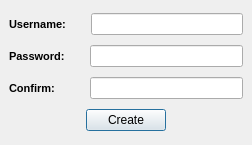
<?xml version="1.0" encoding="UTF-8"?>
<ui version="4.0">
 <class>Dialog</class>
 <widget class="QDialog" name="Dialog">
  <property name="geometry">
   <rect>
    <x>0</x>
    <y>0</y>
    <width>252</width>
    <height>145</height>
   </rect>
  </property>
  <property name="windowTitle">
   <string>Set user</string>
  </property>
  <property name="windowIcon">
   <iconset resource="../../../../Beamlines/sm/stxm_control/stxm_main.qrc">
    <normaloff>:/iconsSmall/icons/small/1318611274_20.ico</normaloff>:/iconsSmall/icons/small/1318611274_20.ico</iconset>
  </property>
  <layout class="QVBoxLayout" name="verticalLayout_3">
   <property name="spacing">
    <number>0</number>
   </property>
   <property name="margin">
    <number>0</number>
   </property>
   <item>
    <widget class="QStackedWidget" name="stackedWidget">
     <property name="currentIndex">
      <number>1</number>
     </property>
     <widget class="QWidget" name="loginPage">
      <layout class="QVBoxLayout" name="verticalLayout_2">
       <item>
        <layout class="QHBoxLayout" name="horizontalLayout">
         <item>
          <widget class="QLabel" name="label">
           <property name="font">
            <font>
             <pointsize>8</pointsize>
             <weight>75</weight>
             <bold>true</bold>
            </font>
           </property>
           <property name="text">
            <string>Username:</string>
           </property>
          </widget>
         </item>
         <item>
          <widget class="QLineEdit" name="userNameFld"/>
         </item>
        </layout>
       </item>
       <item>
        <layout class="QHBoxLayout" name="horizontalLayout_2">
         <item>
          <widget class="QLabel" name="label_2">
           <property name="font">
            <font>
             <pointsize>8</pointsize>
             <weight>75</weight>
             <bold>true</bold>
            </font>
           </property>
           <property name="text">
            <string>Password:</string>
           </property>
          </widget>
         </item>
         <item>
          <widget class="QLineEdit" name="passwordFld">
           <property name="echoMode">
            <enum>QLineEdit::Password</enum>
           </property>
          </widget>
         </item>
        </layout>
       </item>
       <item>
        <widget class="QLabel" name="msgLbl">
         <property name="text">
          <string/>
         </property>
        </widget>
       </item>
       <item>
        <layout class="QHBoxLayout" name="horizontalLayout_3">
         <item>
          <spacer name="horizontalSpacer">
           <property name="orientation">
            <enum>Qt::Horizontal</enum>
           </property>
           <property name="sizeHint" stdset="0">
            <size>
             <width>40</width>
             <height>20</height>
            </size>
           </property>
          </spacer>
         </item>
         <item>
          <widget class="QPushButton" name="loginButton">
           <property name="text">
            <string>Login</string>
           </property>
           <property name="default">
            <bool>true</bool>
           </property>
          </widget>
         </item>
         <item>
          <spacer name="horizontalSpacer_2">
           <property name="orientation">
            <enum>Qt::Horizontal</enum>
           </property>
           <property name="sizeHint" stdset="0">
            <size>
             <width>40</width>
             <height>20</height>
            </size>
           </property>
          </spacer>
         </item>
        </layout>
       </item>
      </layout>
     </widget>
     <widget class="QWidget" name="newUserPage">
      <layout class="QVBoxLayout" name="verticalLayout">
       <item>
        <layout class="QHBoxLayout" name="horizontalLayout_5">
         <item>
          <widget class="QLabel" name="label_4">
           <property name="font">
            <font>
             <pointsize>8</pointsize>
             <weight>75</weight>
             <bold>true</bold>
            </font>
           </property>
           <property name="text">
            <string>Username:</string>
           </property>
          </widget>
         </item>
         <item>
          <widget class="QLineEdit" name="newuserNameFld">
           <property name="maximumSize">
            <size>
             <width>152</width>
             <height>16777215</height>
            </size>
           </property>
          </widget>
         </item>
        </layout>
       </item>
       <item>
        <layout class="QHBoxLayout" name="horizontalLayout_7">
         <item>
          <widget class="QLabel" name="label_5">
           <property name="font">
            <font>
             <pointsize>8</pointsize>
             <weight>75</weight>
             <bold>true</bold>
            </font>
           </property>
           <property name="text">
            <string>Password:</string>
           </property>
          </widget>
         </item>
         <item>
          <widget class="QLineEdit" name="newpasswordFld">
           <property name="maximumSize">
            <size>
             <width>153</width>
             <height>16777215</height>
            </size>
           </property>
           <property name="echoMode">
            <enum>QLineEdit::Password</enum>
           </property>
          </widget>
         </item>
        </layout>
       </item>
       <item>
        <layout class="QHBoxLayout" name="horizontalLayout_4">
         <item>
          <widget class="QLabel" name="label_3">
           <property name="font">
            <font>
             <pointsize>8</pointsize>
             <weight>75</weight>
             <bold>true</bold>
            </font>
           </property>
           <property name="text">
            <string>Confirm:</string>
           </property>
          </widget>
         </item>
         <item>
          <spacer name="horizontalSpacer_5">
           <property name="orientation">
            <enum>Qt::Horizontal</enum>
           </property>
           <property name="sizeHint" stdset="0">
            <size>
             <width>40</width>
             <height>20</height>
            </size>
           </property>
          </spacer>
         </item>
         <item>
          <widget class="QLineEdit" name="confirmpasswordFld">
           <property name="minimumSize">
            <size>
             <width>153</width>
             <height>0</height>
            </size>
           </property>
           <property name="maximumSize">
            <size>
             <width>153</width>
             <height>16777215</height>
            </size>
           </property>
           <property name="echoMode">
            <enum>QLineEdit::Password</enum>
           </property>
          </widget>
         </item>
        </layout>
       </item>
       <item>
        <layout class="QHBoxLayout" name="horizontalLayout_6">
         <item>
          <spacer name="horizontalSpacer_3">
           <property name="orientation">
            <enum>Qt::Horizontal</enum>
           </property>
           <property name="sizeHint" stdset="0">
            <size>
             <width>40</width>
             <height>20</height>
            </size>
           </property>
          </spacer>
         </item>
         <item>
          <widget class="QPushButton" name="createBtn">
           <property name="minimumSize">
            <size>
             <width>25</width>
             <height>0</height>
            </size>
           </property>
           <property name="text">
            <string>Create</string>
           </property>
           <property name="default">
            <bool>true</bool>
           </property>
          </widget>
         </item>
         <item>
          <spacer name="horizontalSpacer_4">
           <property name="orientation">
            <enum>Qt::Horizontal</enum>
           </property>
           <property name="sizeHint" stdset="0">
            <size>
             <width>40</width>
             <height>20</height>
            </size>
           </property>
          </spacer>
         </item>
        </layout>
       </item>
      </layout>
     </widget>
    </widget>
   </item>
  </layout>
 </widget>
 <resources>
  <include location="../../../../Beamlines/sm/stxm_control/stxm_main.qrc"/>
 </resources>
 <connections/>
</ui>
